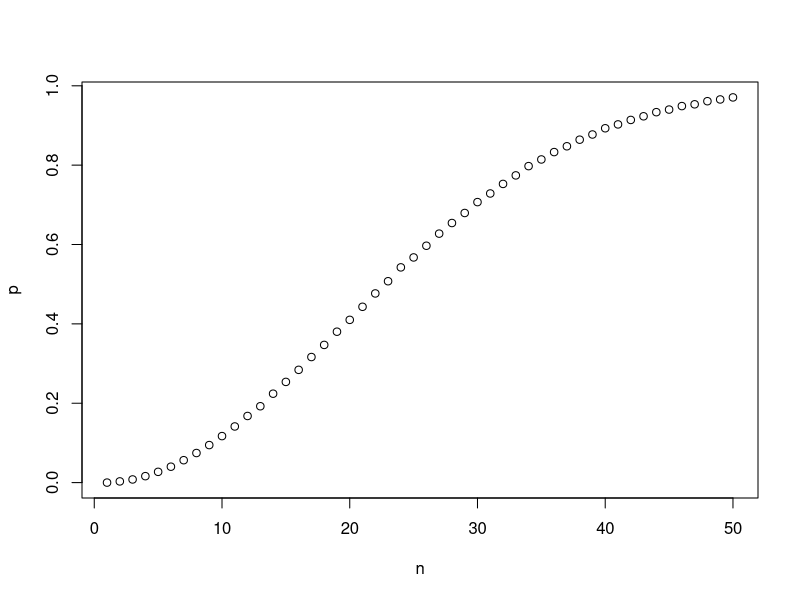
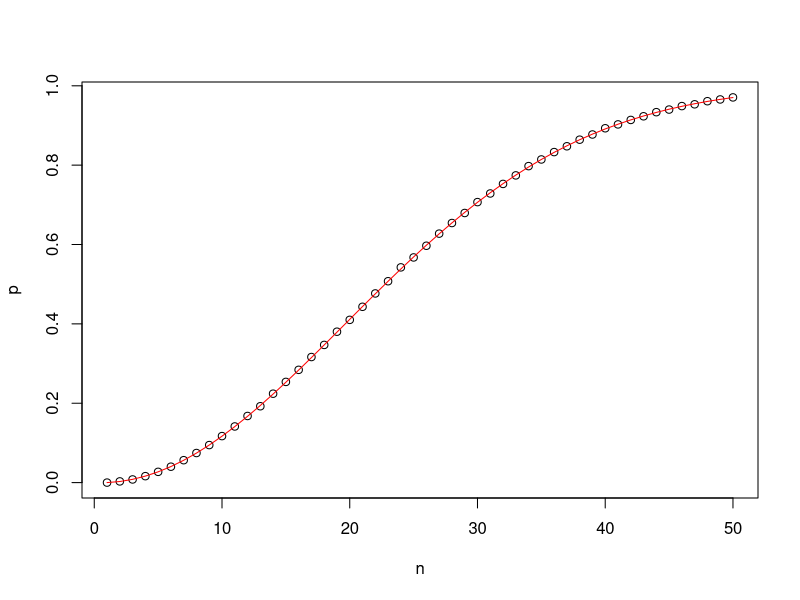
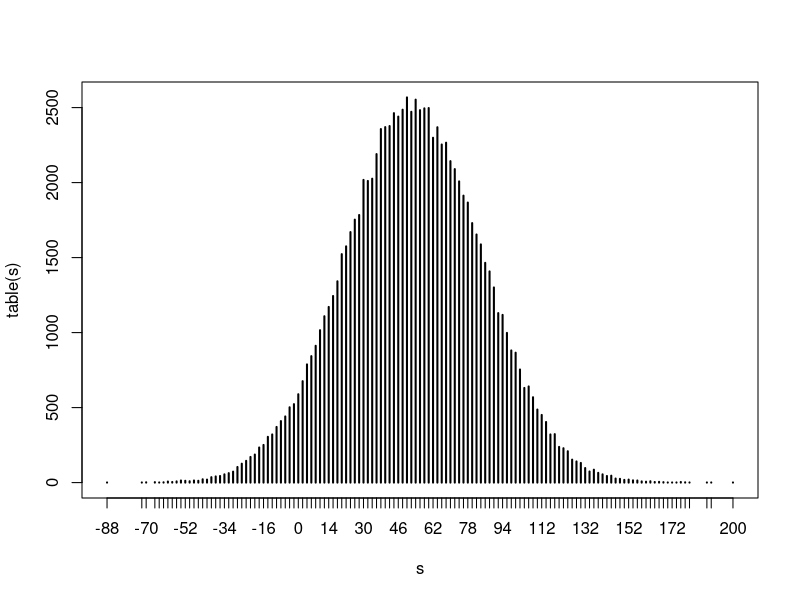
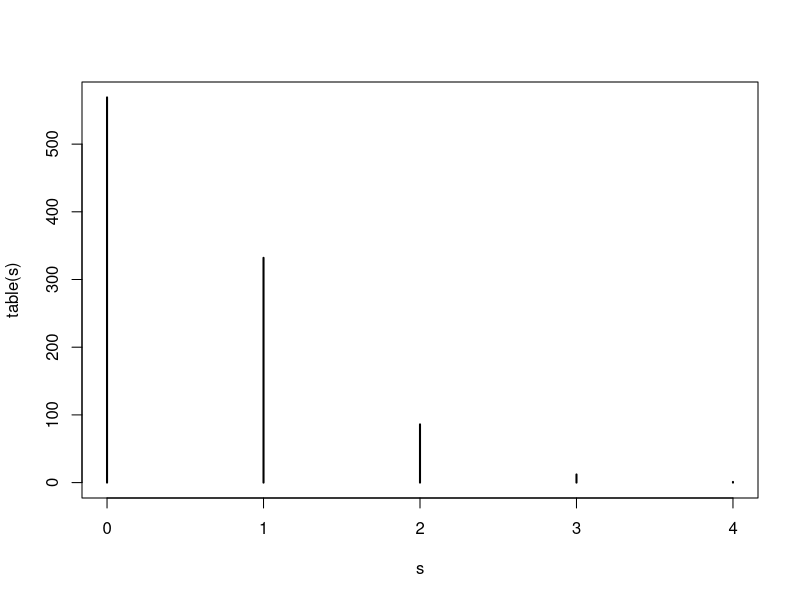
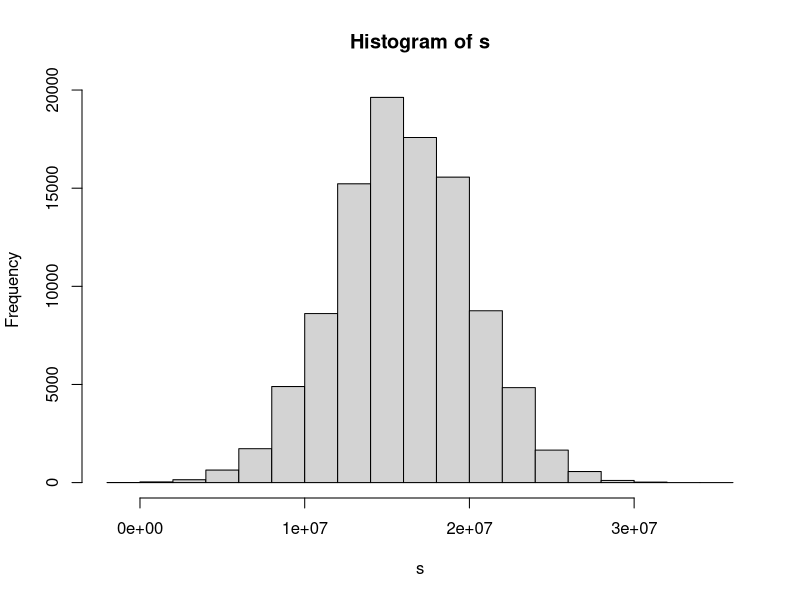
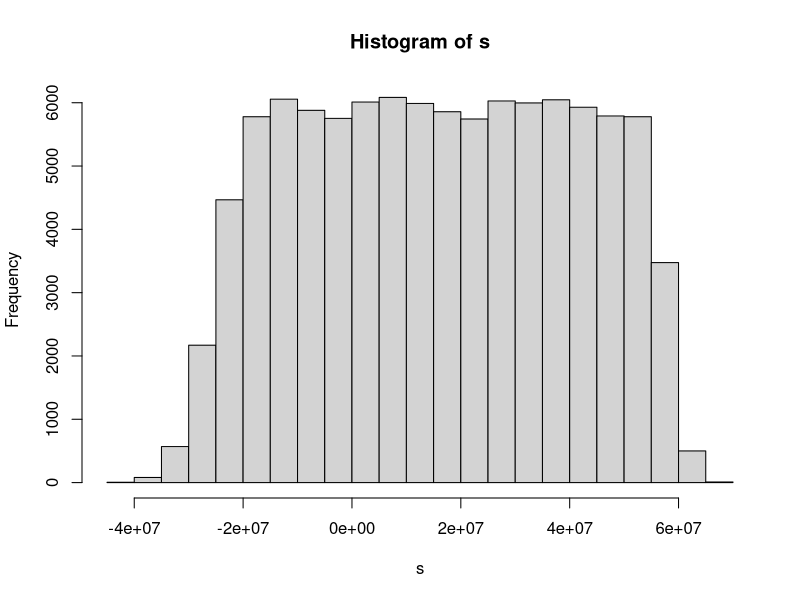

R code for these plots, in order:
## ---- chunk 1
set.seed(2023-10-1)
n <- 25
bdays <- sample(1:365, size = n, replace = TRUE)
## ---- chunk 2
any(duplicated(bdays))
## ---- chunk 3
n <- 25
B <- 10^5
replicate(B,{
  bdays <- sample(1:365, size = n, replace = TRUE)
  any(duplicated(bdays))
}) |> mean()
## ---- chunk 4
n <- seq(1, 50)
pr <- function(n){
  replicate(B,{
    bdays <- sample(1:365, size = n, replace = TRUE)
    any(duplicated(bdays))
  }) |> mean()
}
p <- sapply(n, pr)
plot(n, p)
## ---- chunk 5
epr <- function(n){
  1 - prod(seq(365, 365 - n + 1)/365)
}
ep <- sapply(n, epr)
plot(n, p)
lines(n, ep, col = "red")
## ---- chunk 6
x <- sample(c(-1, 1), size = 1, prob = c(9/19, 10/19))
## ---- chunk 7
replicate(10, sample(c(-1, 1), size = 1, prob = c(9/19, 10/19)))
## ---- chunk 8
sample(c(-1, 1), size = 10, replace = TRUE, prob = c(9/19, 10/19))
## ---- chunk 9
x <- rbinom(10, 1, 10/19); x <- x*2 - 1
## ---- chunk 10
x <- sample(c(-1, 1), size = 1000, replace = TRUE, prob = c(9/19, 10/19))
s <- sum(x)
## ---- chunk 11
s <- replicate(10^5,{
  x <- sample(c(-1, 1), size = 1000, replace = TRUE, prob = c(9/19, 10/19))
  sum(x)
})
plot(table(s))
## ---- chunk 12
mean(s < 0)
## ---- chunk 13
x <- sample(c(-1, 1), size = 10^6, replace = TRUE, prob = c(9/19, 10/19))
mean(x)
sqrt(mean((x - mean(x))^2))
sd(x)
## ---- chunk 14
n <- 1000
mu <- 1/19
sigma <- 2*sqrt(9/19*10/19)
pnorm(-sqrt(n)*mu/sigma)
## ---- chunk 15
n <- ceiling((-sigma/mu*qnorm(0.01))^2)
## ---- chunk 16
## Hint: copy and paste one of the previous Monte Carlo simulations and change n
s <- replicate(10^5,{
  x <- sample(c(-1, 1), size = n, replace = TRUE, prob = c(9/19, 10/19))
  sum(x)
})
mean(s < 0)
## ---- chunk 17
s <- replicate(10^3,{
  x <- sample(c(0, 1), size = 5*10^5, replace = TRUE, 
              prob = c(1 - 10^-6, 10^-6))
  sum(x)
})
plot(table(s))
## ---- chunk 18
sapply(0:3, function(k) mean(s == k))
dpois(0:3, 0.5)
## ---- chunk 19
p <- 0.04 #default prob
s <- replicate(10^5,{
  x <- sample(c(-200000, 10000), size = 10000, replace = TRUE, prob = c(p, 1-p))
  sum(x)
})
hist(s)
## ---- chunk 20
p <- 0.04 #default prob
s <- replicate(10^5,{
  p <- 0.04 + runif(1, -0.02, 0.02)
  x <- sample(c(-200000, 10000), size = 10000, replace = TRUE, prob = c(p, 1 - p))
  sum(x)
})
hist(s)
## ---- chunk 21
b <- 10^5
nowins <- replicate(b, {
  x <- sample(c(0, 1), size = 4, replace = TRUE, prob = c(0.6, 0.4))
  sum(x) == 0
})
1 - mean(nowins)
## using math
1 - 0.6^4
## ---- chunk 22
p <- 1/19
## ---- chunk 23
sample(c(-1, 17), size = 1, replace = TRUE, prob = c(1-p, p))
## ---- chunk 24
-1 * (1-p) + 17*p
## ---- chunk 25
18 * sqrt(p * (1-p))
## ---- chunk 26
n <- 1000
x <- sample(c(-1, 17), size = n, replace = TRUE, prob = c(1-p, p))
sum(x)
## ---- chunk 27
mu <- n * (-1 * (1-p) + 17*p)
## ---- chunk 28
se <- sqrt(n) * 18*sqrt(p*(1 - p))
## ---- chunk 29
1 - pnorm(-mu/se)
## ---- chunk 30
B <- 100000
s <- replicate(B,{
  n <- 1000
  x <- sample(c(-1, 17), size = n, replace = TRUE, prob = c(18/19, 1/19))
  sum(x)
})
mean(s > 0)
